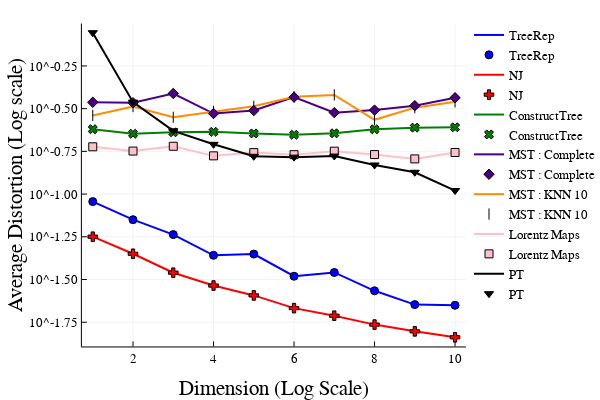

Write notebook code for a chart like this one.
### Code cell
plot(collect(1:10),dist1,label="TreeRep", lc = :blue, linewidth = 2)
plot!(collect(1:10),dist2,label="NJ", lc = :red, linewidth = 2)
plot!(collect(1:10),dist3,label="ConstructTree", lc = :green, linewidth = 2)
plot!(collect(1:10),dist5,label="MST : Complete", lc = :indigo, linewidth = 2)
plot!(collect(1:10),dist4,label="MST : KNN 10", lc = :darkorange, linewidth = 2)
plot!(collect(1:10),dist6,label="Lorentz Maps", lc = :pink, linewidth = 2)
plot!(collect(1:10),dist8,label="PT", lc = :black, linewidth = 2)
scatter!(collect(1:10),dist1,label="TreeRep", shape=:circle, mc = :blue)
scatter!(collect(1:10),dist2,label="NJ",shape=:cross, mc = :red)
scatter!(collect(1:10),dist3,label="ConstructTree", shape =:xcross, mc = :green)
scatter!(collect(1:10),dist4,label="MST : KNN 10", shape =:vline, mc = :darkorange)
scatter!(collect(1:10),dist5,label="MST : Complete", shape =:diamond, mc = :indigo)
scatter!(collect(1:10),dist6,label="Lorentz Maps", shape = :square, mc = :pink)
scatter!(collect(1:10),dist8,label="PT", shape = :dtriangle, mc = :black)
plot!(xlabel = "Dimension (Log Scale)",ylabel = "Average Distortion (Log scale)",yscale=:log; myfonts...)

### Figure 1 — Plotly figure (JSON) as saved in the notebook; plotly's stock layout.template omitted (floating-point values rounded to 4 significant figures)
{"data": [{"colorbar": {"title": ""}, "hoverinfo": "text", "legendgroup": "TreeRep", "line": {"color": "rgba(0, 0, 255, 1.000)", "dash": "solid", "shape": "linear", "width": 2}, "mode": "lines", "name": "TreeRep", "showlegend": true, "text": [null, null, null, null, null, null, null, null, null, null], "type": "scatter", "x": [1, 2, 3, 4, 5, 6, 7, 8, 9, 10], "xaxis": "x1", "y": [0.09036, 0.07085, 0.05794, 0.04383, 0.04455, 0.03306, 0.03479, 0.02716, 0.02255, 0.02235], "yaxis": "y1", "zmax": 0.1, "zmin": -0.1}, {"colorbar": {"title": ""}, "hoverinfo": "text", "legendgroup": "NJ", "line": {"color": "rgba(255, 0, 0, 1.000)", "dash": "solid", "shape": "linear", "width": 2}, "mode": "lines", "name": "NJ", "showlegend": true, "text": [null, null, null, null, null, null, null, null, null, null], "type": "scatter", "x": [1, 2, 3, 4, 5, 6, 7, 8, 9, 10], "xaxis": "x1", "y": [0.05633, 0.04474, 0.03467, 0.02916, 0.02553, 0.02151, 0.01942, 0.01723, 0.01573, 0.01451], "yaxis": "y1", "zmax": 0.1, "zmin": -0.1}, {"colorbar": {"title": ""}, "hoverinfo": "text", "legendgroup": "ConstructTree", "line": {"color": "rgba(0, 128, 0, 1.000)", "dash": "solid", "shape": "linear", "width": 2}, "mode": "lines", "name": "ConstructTree", "showlegend": true, "text": [null, null, null, null, null, null, null, null, null, null], "type": "scatter", "x": [1, 2, 3, 4, 5, 6, 7, 8, 9, 10], "xaxis": "x1", "y": [0.2398, 0.2255, 0.23, 0.2313, 0.2265, 0.2224, 0.2269, 0.2394, 0.2448, 0.246], "yaxis": "y1", "zmax": 0.1, "zmin": -0.1}, {"colorbar": {"title": ""}, "hoverinfo": "text", "legendgroup": "MST : Complete", "line": {"color": "rgba(75, 0, 130, 1.000)", "dash": "solid", "shape": "linear", "width": 2}, "mode": "lines", "name": "MST : Complete", "showlegend": true, "text": [null, null, null, null, null, null, null, null, null, null], "type": "scatter", "x": [1, 2, 3, 4, 5, 6, 7, 8, 9, 10], "xaxis": "x1", "y": [0.3447, 0.3423, 0.388, 0.2962, 0.3082, 0.3694, 0.2998, 0.3101, 0.3292, 0.3664], "yaxis": "y1", "zmax": 0.1, "zmin": -0.1}, {"colorbar": {"title": ""}, "hoverinfo": "text", "legendgroup": "MST : KNN 10", "line": {"color": "rgba(255, 140, 0, 1.000)", "dash": "solid", "shape": "linear", "width": 2}, "mode": "lines", "name": "MST : KNN 10", "showlegend": true, "text": [null, null, null, null, null, null, null, null, null, null], "type": "scatter", "x": [1, 2, 3, 4, 5, 6, 7, 8, 9, 10], "xaxis": "x1", "y": [0.2887, 0.3254, 0.2816, 0.3048, 0.3266, 0.3712, 0.3806, 0.2721, 0.3205, 0.3469], "yaxis": "y1", "zmax": 0.1, "zmin": -0.1}, {"colorbar": {"title": ""}, "hoverinfo": "text", "legendgroup": "Lorentz Maps", "line": {"color": "rgba(255, 192, 203, 1.000)", "dash": "solid", "shape": "linear", "width": 2}, "mode": "lines", "name": "Lorentz Maps", "showlegend": true, "text": [null, null, null, null, null, null, null, null, null, null], "type": "scatter", "x": [1, 2, 3, 4, 5, 6, 7, 8, 9, 10], "xaxis": "x1", "y": [0.1892, 0.1786, 0.1905, 0.1674, 0.1749, 0.1701, 0.1784, 0.1704, 0.1607, 0.1752], "yaxis": "y1", "zmax": 0.1, "zmin": -0.1}, {"colorbar": {"title": ""}, "hoverinfo": "text", "legendgroup": "PT", "line": {"color": "rgba(0, 0, 0, 1.000)", "dash": "solid", "shape": "linear", "width": 2}, "mode": "lines", "name": "PT", "showlegend": true, "text": [null, null, null, null, null, null, null, null, null, null], "type": "scatter", "x": [1, 2, 3, 4, 5, 6, 7, 8, 9, 10], "xaxis": "x1", "y": [0.8804, 0.3453, 0.2346, 0.1956, 0.1664, 0.1646, 0.167, 0.148, 0.1342, 0.1049], "yaxis": "y1", "zmax": 0.1, "zmin": -0.1}, {"colorbar": {"title": ""}, "hoverinfo": "text", "legendgroup": "TreeRep", "marker": {"color": "rgba(0, 0, 255, 1.000)", "line": {"color": "rgba(0, 0, 0, 1.000)", "width": 1}, "size": 8, "symbol": "circle"}, "mode": "markers", "name": "TreeRep", "showlegend": true, "text": [null, null, null, null, null, null, null, null, null, null], "type": "scatter", "x": [1, 2, 3, 4, 5, 6, 7, 8, 9, 10], "xaxis": "x1", "y": [0.09036, 0.07085, 0.05794, 0.04383, 0.04455, 0.03306, 0.03479, 0.02716, 0.02255, 0.02235], "yaxis": "y1", "zmax": 0.1, "zmin": -0.1}, {"colorbar": {"title": ""}, "hoverinfo": "text", "legendgroup": "NJ", "marker": {"color": "rgba(255, 0, 0, 1.000)", "line": {"color": "rgba(0, 0, 0, 1.000)", "width": 1}, "size": 8, "symbol": "cross"}, "mode": "markers", "name": "NJ", "showlegend": true, "text": [null, null, null, null, null, null, null, null, null, null], "type": "scatter", "x": [1, 2, 3, 4, 5, 6, 7, 8, 9, 10], "xaxis": "x1", "y": [0.05633, 0.04474, 0.03467, 0.02916, 0.02553, 0.02151, 0.01942, 0.01723, 0.01573, 0.01451], "yaxis": "y1", "zmax": 0.1, "zmin": -0.1}, {"colorbar": {"title": ""}, "hoverinfo": "text", "legendgroup": "ConstructTree", "marker": {"color": "rgba(0, 128, 0, 1.000)", "line": {"color": "rgba(0, 0, 0, 1.000)", "width": 1}, "size": 8, "symbol": "x"}, "mode": "markers", "name": "ConstructTree", "showlegend": true, "text": [null, null, null, null, null, null, null, null, null, null], "type": "scatter", "x": [1, 2, 3, 4, 5, 6, 7, 8, 9, 10], "xaxis": "x1", "y": [0.2398, 0.2255, 0.23, 0.2313, 0.2265, 0.2224, 0.2269, 0.2394, 0.2448, 0.246], "yaxis": "y1", "zmax": 0.1, "zmin": -0.1}, {"colorbar": {"title": ""}, "hoverinfo": "text", "legendgroup": "MST : KNN 10", "marker": {"color": "rgba(255, 140, 0, 1.000)", "line": {"color": "rgba(0, 0, 0, 1.000)", "width": 1}, "size": 8, "symbol": "line-ns"}, "mode": "markers", "name": "MST : KNN 10", "showlegend": true, "text": [null, null, null, null, null, null, null, null, null, null], "type": "scatter", "x": [1, 2, 3, 4, 5, 6, 7, 8, 9, 10], "xaxis": "x1", "y": [0.2887, 0.3254, 0.2816, 0.3048, 0.3266, 0.3712, 0.3806, 0.2721, 0.3205, 0.3469], "yaxis": "y1", "zmax": 0.1, "zmin": -0.1}, {"colorbar": {"title": ""}, "hoverinfo": "text", "legendgroup": "MST : Complete", "marker": {"color": "rgba(75, 0, 130, 1.000)", "line": {"color": "rgba(0, 0, 0, 1.000)", "width": 1}, "size": 8, "symbol": "diamond"}, "mode": "markers", "name": "MST : Complete", "showlegend": true, "text": [null, null, null, null, null, null, null, null, null, null], "type": "scatter", "x": [1, 2, 3, 4, 5, 6, 7, 8, 9, 10], "xaxis": "x1", "y": [0.3447, 0.3423, 0.388, 0.2962, 0.3082, 0.3694, 0.2998, 0.3101, 0.3292, 0.3664], "yaxis": "y1", "zmax": 0.1, "zmin": -0.1}, {"colorbar": {"title": ""}, "hoverinfo": "text", "legendgroup": "Lorentz Maps", "marker": {"color": "rgba(255, 192, 203, 1.000)", "line": {"color": "rgba(0, 0, 0, 1.000)", "width": 1}, "size": 8, "symbol": "square"}, "mode": "markers", "name": "Lorentz Maps", "showlegend": true, "text": [null, null, null, null, null, null, null, null, null, null], "type": "scatter", "x": [1, 2, 3, 4, 5, 6, 7, 8, 9, 10], "xaxis": "x1", "y": [0.1892, 0.1786, 0.1905, 0.1674, 0.1749, 0.1701, 0.1784, 0.1704, 0.1607, 0.1752], "yaxis": "y1", "zmax": 0.1, "zmin": -0.1}, {"colorbar": {"title": ""}, "hoverinfo": "text", "legendgroup": "PT", "marker": {"color": "rgba(0, 0, 0, 1.000)", "line": {"color": "rgba(0, 0, 0, 1.000)", "width": 1}, "size": 8, "symbol": "triangle-down"}, "mode": "markers", "name": "PT", "showlegend": true, "text": [null, null, null, null, null, null, null, null, null, null], "type": "scatter", "x": [1, 2, 3, 4, 5, 6, 7, 8, 9, 10], "xaxis": "x1", "y": [0.8804, 0.3453, 0.2346, 0.1956, 0.1664, 0.1646, 0.167, 0.148, 0.1342, 0.1049], "yaxis": "y1", "zmax": 0.1, "zmin": -0.1}], "layout": {"annotations": [], "height": 400, "legend": {"bgcolor": "rgba(255, 255, 255, 1.000)", "bordercolor": "rgba(0, 0, 0, 1.000)", "font": {"color": "rgba(0, 0, 0, 1.000)", "family": "Helvetica", "size": 13}, "tracegroupgap": 0, "x": 1, "y": 1}, "margin": {"b": 20, "l": 0, "r": 0, "t": 20}, "paper_bgcolor": "rgba(255, 255, 255, 1.000)", "plot_bgcolor": "rgba(255, 255, 255, 1.000)", "showlegend": true, "width": 600, "xaxis": {"anchor": "y1", "domain": [0.1746, 0.9934], "gridcolor": "rgba(0, 0, 0, 0.100)", "gridwidth": 0.5, "linecolor": "rgba(0, 0, 0, 1.000)", "mirror": false, "range": [0.73, 10.27], "showgrid": true, "showline": true, "showticklabels": true, "tickangle": 0, "tickcolor": "rgb(0, 0, 0)", "tickfont": {"color": "rgba(0, 0, 0, 1.000)", "family": "Helvetica", "size": 13}, "tickmode": "array", "ticks": "inside", "ticktext": ["2", "4", "6", "8", "10"], "tickvals": [2, 4, 6, 8, 10], "title": "Dimension (Log Scale)", "titlefont": {"color": "rgba(0, 0, 0, 1.000)", "family": "Helvetica", "size": 21}, "type": "-", "visible": true, "zeroline": false, "zerolinecolor": "rgba(0, 0, 0, 1.000)"}, "yaxis": {"anchor": "x1", "domain": [0.09318, 0.9902], "gridcolor": "rgba(0, 0, 0, 0.100)", "gridwidth": 0.5, "linecolor": "rgba(0, 0, 0, 1.000)", "mirror": false, "range": [-1.892, -0.001839], "showgrid": true, "showline": true, "showticklabels": true, "tickangle": 0, "tickcolor": "rgb(0, 0, 0)", "tickfont": {"color": "rgba(0, 0, 0, 1.000)", "family": "Helvetica", "size": 13}, "tickmode": "array", "ticks": "inside", "ticktext": ["10^-1.75", "10^-1.50", "10^-1.25", "10^-1.00", "10^-0.75", "10^-0.50", "10^-0.25"], "tickvals": [0.01778, 0.03162, 0.05623, 0.1, 0.1778, 0.3162, 0.5623], "title": "Average Distortion (Log scale)", "titlefont": {"color": "rgba(0, 0, 0, 1.000)", "family": "Helvetica", "size": 21}, "type": "log", "visible": true, "zeroline": false, "zerolinecolor": "rgba(0, 0, 0, 1.000)"}}}
